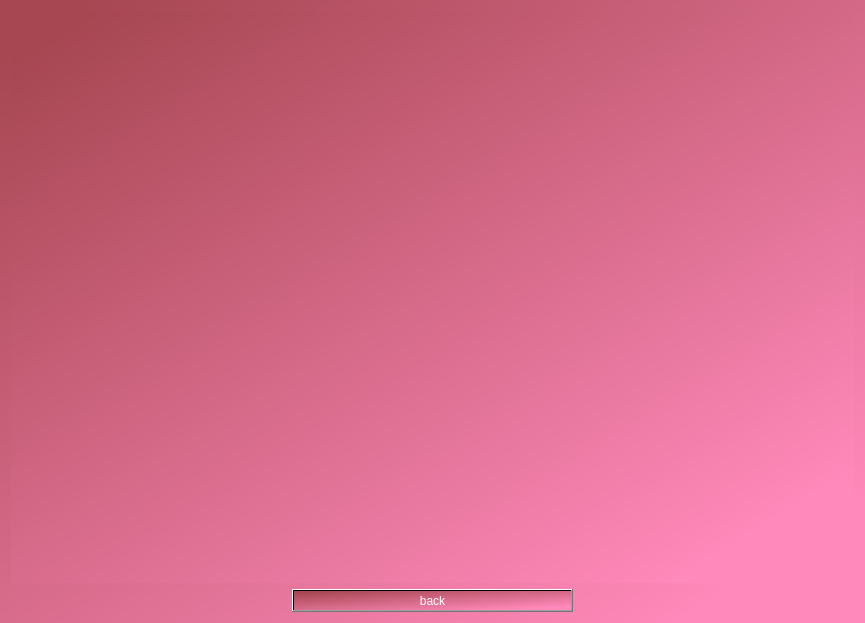
<?xml version="1.0" encoding="UTF-8"?>
<ui version="4.0">
 <class>PathWindow</class>
 <widget class="QDialog" name="PathWindow">
  <property name="geometry">
   <rect>
    <x>0</x>
    <y>0</y>
    <width>865</width>
    <height>623</height>
   </rect>
  </property>
  <property name="windowTitle">
   <string>Dialog</string>
  </property>
  <property name="styleSheet">
   <string notr="true">background-color: qlineargradient(spread:pad, x1:0.0492611, y1:0.0454545, x2:0.857, y2:0.931682, stop:0 rgba(167, 71, 82, 255), stop:1 rgba(255, 137, 186, 255));</string>
  </property>
  <layout class="QVBoxLayout" name="verticalLayout" stretch="1,0">
   <item>
    <widget class="QCustomPlot" name="widget" native="true"/>
   </item>
   <item>
    <layout class="QHBoxLayout" name="horizontalLayout" stretch="1,1,1">
     <item>
      <spacer name="horizontalSpacer">
       <property name="orientation">
        <enum>Qt::Horizontal</enum>
       </property>
       <property name="sizeHint" stdset="0">
        <size>
         <width>40</width>
         <height>20</height>
        </size>
       </property>
      </spacer>
     </item>
     <item>
      <widget class="QPushButton" name="pushButton_back">
       <property name="styleSheet">
        <string notr="true">font: italic 16pt &quot;Charter&quot;;
color: white;</string>
       </property>
       <property name="text">
        <string>back</string>
       </property>
      </widget>
     </item>
     <item>
      <spacer name="horizontalSpacer_2">
       <property name="orientation">
        <enum>Qt::Horizontal</enum>
       </property>
       <property name="sizeHint" stdset="0">
        <size>
         <width>40</width>
         <height>20</height>
        </size>
       </property>
      </spacer>
     </item>
    </layout>
   </item>
  </layout>
 </widget>
 <customwidgets>
  <customwidget>
   <class>QCustomPlot</class>
   <extends>QWidget</extends>
   <header>qcustomplot.h</header>
   <container>1</container>
  </customwidget>
 </customwidgets>
 <resources/>
 <connections/>
</ui>
